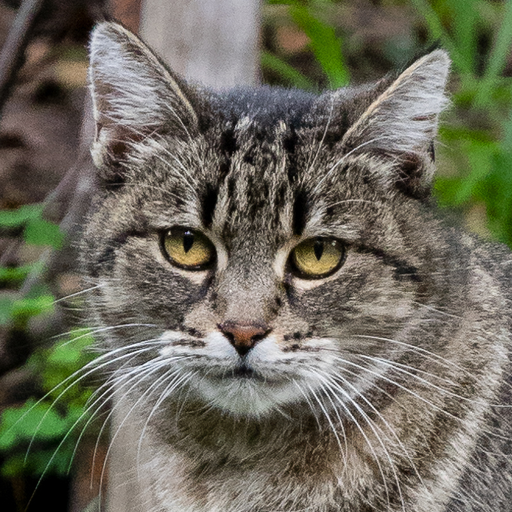
#> input picture src/cycle-diffusion/exp1_2_data/cat/flickr_cat_000368.png, 512 x 512 px; its folder holds only this picture in this run
$ python rotate_images.py
#> lines starting #> are read from the running program, lines starting #| are printed output that depends on the picture
import cv2
import matplotlib.pyplot as plt
import numpy as np
from skimage.io import imread
from PIL import Image
import os, os.path
from pathlib import Path


def load_data(path):
    imgs = []
    valid_images = [".jpg", ".gif", ".png", ".tga"]
    # for f in os.listdir(path):
    for f in path.iterdir():
        ext = f.suffix

        if ext not in valid_images:
            print(f"Skipping {f} because it is not a valid image")
            continue
        imgs.append(Image.open(os.path.join(path, f)))
        print(f"Loaded {f}")

    return imgs


def horizontal_flip(img):
    path, name = Path(img.filename).parents[0], Path(img.filename).stem
    new_name = f"{name}rotated0flipped.png"

    img2 = img.transpose(Image.FLIP_LEFT_RIGHT)
    img2.save(path / new_name)


def rotate_and_save(img, angle):
    path, name = Path(img.filename).parents[0], Path(img.filename).stem
    new_name = f"{name}rotated{str(angle)}.png"

    padded = np.pad(img, pad_width=((128, 128), (128, 128), (0, 0)), mode="symmetric")
    padded = Image.fromarray(padded)

    img2 = padded.rotate(angle)

    width, height = img2.size
    new_width, new_height = 512, 512

    left = (width - new_width) / 2
    top = (height - new_height) / 2
    right = (width + new_width) / 2
    bottom = (height + new_height) / 2

    img2 = img2.crop(
        (left, top, right, bottom)
    )  # standard resize because images are 512x512

    img2.save(path / new_name)


def save_image_perturbations(imgs, angles=[0, 1, 5, 10, 30, 45, 90]):
    """
    Best variant using padding, other variants see below.
    """

    for img in imgs:
        # horizontal flip, and saving
        horizontal_flip(img)

        # rotations
        for angle in angles:
            rotate_and_save(img, angle)


cwd = (
    os.getcwd()
)  # should be cycle-diffusion-group12/src/cycle-diffusion folder, otherwise change this
print(f"BASE_DIR: {cwd}, should be the cycle-diffusion-group12 folder")

BASE_DIR = Path(cwd)

cat_path = BASE_DIR / "exp1_2_data/cat"
dog_path = BASE_DIR / "exp1_2_data/dog"
wild_path = BASE_DIR / "exp1_2_data/wild"

cat_dataset = load_data(cat_path)
#> cat_dataset = 1 item
# dog_dataset = load_data(dog_path)
# wild_dataset = load_data(wild_path)

print(len(cat_dataset))
#| 1

# all_three = [cat_dataset, dog_dataset, wild_dataset]
angles = [0, 1, 5, 10, 30, 45, 90]  # 0 is the duplicate of the original

# ONLY RUN THIS ONCE
# for dataset in all_three:
#     save_image_perturbations(dataset, angles=angles)

save_image_perturbations(cat_dataset, angles=angles)
#> the loop in save_image_perturbations, `for img in imgs:` made 1 pass
#> pass 1, in horizontal_flip, `img2 = img.transpose(Image.FLIP_LEFT_RIGHT)`:
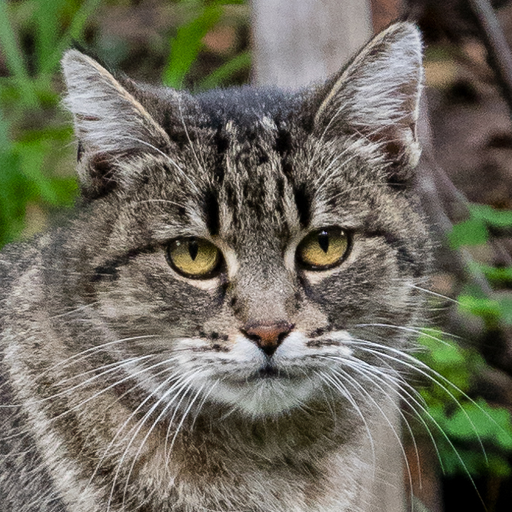
#> img2: PIL image 512x512 RGB; mean R, G, B 108.5, 106.2, 91.9
#> pass 1, in rotate_and_save, `padded = np.pad(img, pad_width=((128, 128), (128, 128), (0, 0)), mode=..`:
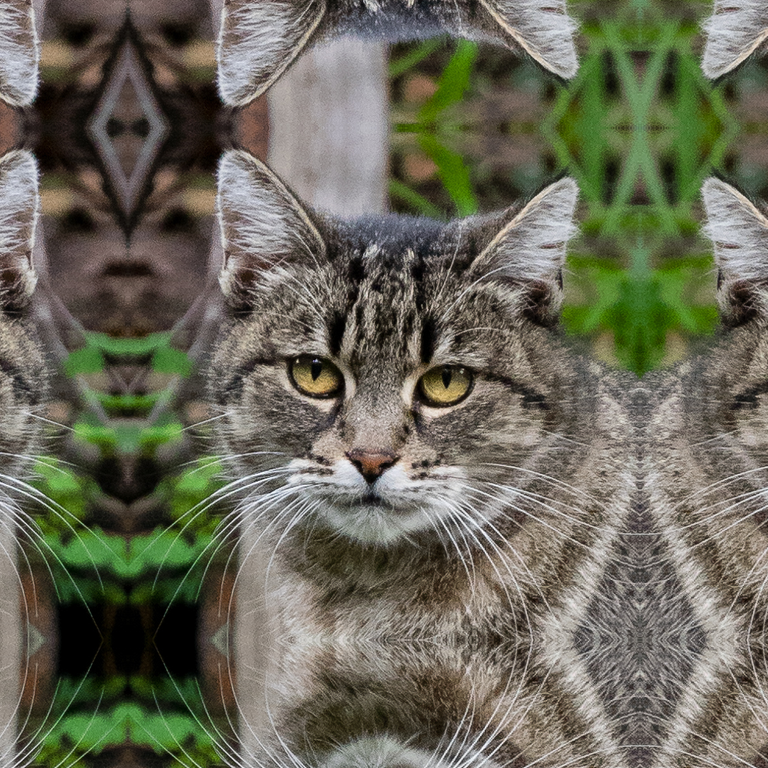
#> padded: shape (768, 768, 3); mean R, G, B 105.4, 104.5, 88.8
#> pass 1, in rotate_and_save (call 2), `img2 = padded.rotate(angle)`:
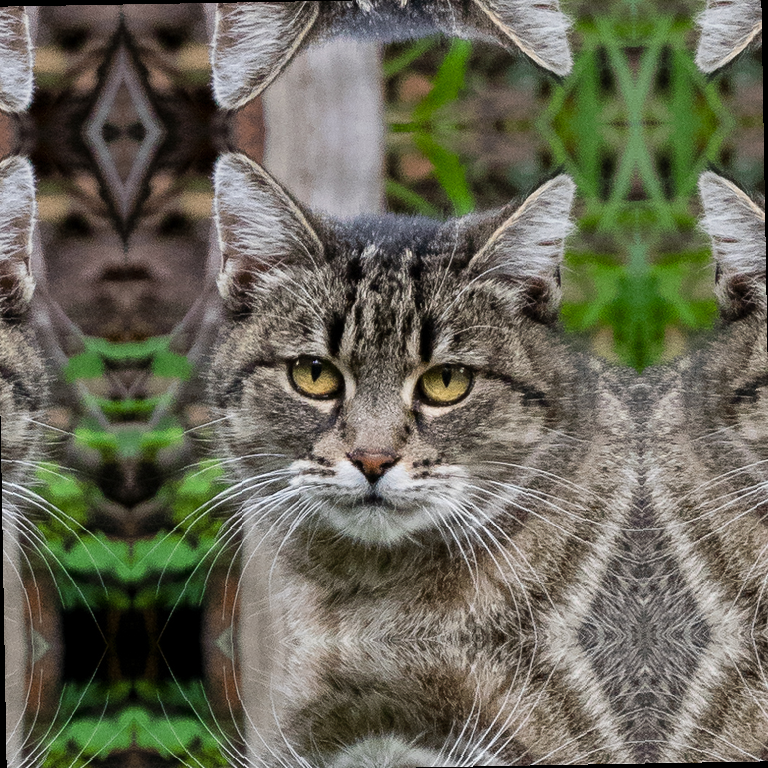
#> img2: PIL image 768x768 RGB; mean R, G, B 104.3, 103.5, 87.9
#> pass 1, in rotate_and_save (call 2), `img2 = img2.crop( (left, top, right, bottom) )`:
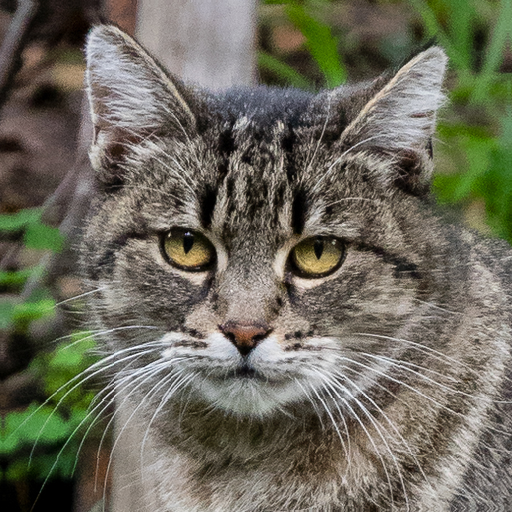
#> img2: PIL image 512x512 RGB; mean R, G, B 108.4, 106.2, 91.9

$ run again, on src/cycle-diffusion/exp1_2_data/cat/flickr_cat_000368rotated10.png
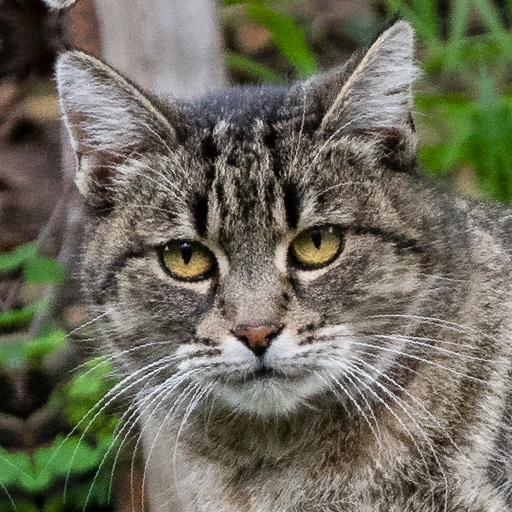
#> input picture src/cycle-diffusion/exp1_2_data/cat/flickr_cat_000368rotated10.png, 512 x 512 px
#> cat_dataset = 1 item
#| 1
#> the loop in save_image_perturbations, `for img in imgs:` made 1 pass
#> pass 1, in rotate_and_save, `padded = np.pad(img, pad_width=((128, 128), (128, 128), (0, 0)), mode=..`:
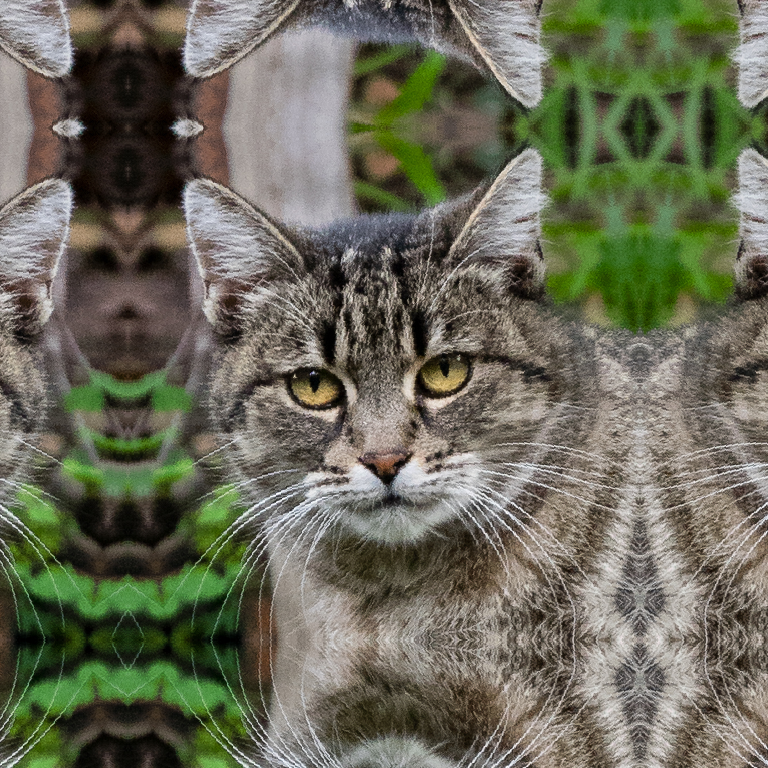
#> padded: shape (768, 768, 3); mean R, G, B 105.7, 106.2, 88.6
#> pass 1, in rotate_and_save (call 2), `img2 = img2.crop( (left, top, right, bottom) )`:
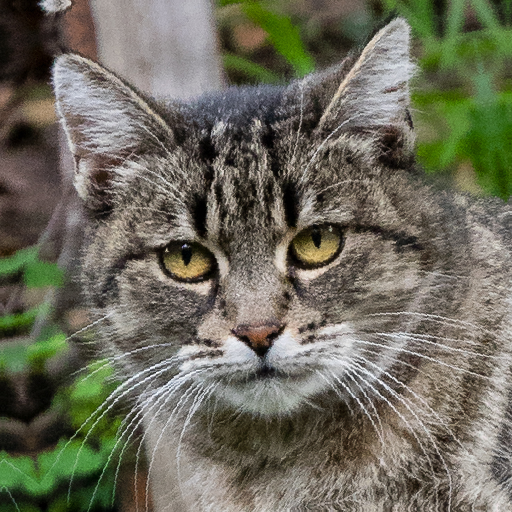
#> img2: PIL image 512x512 RGB; mean R, G, B 108.7, 107.2, 92.1

$ run again, on src/cycle-diffusion/exp1_2_data/cat/flickr_cat_000368rotated30.png
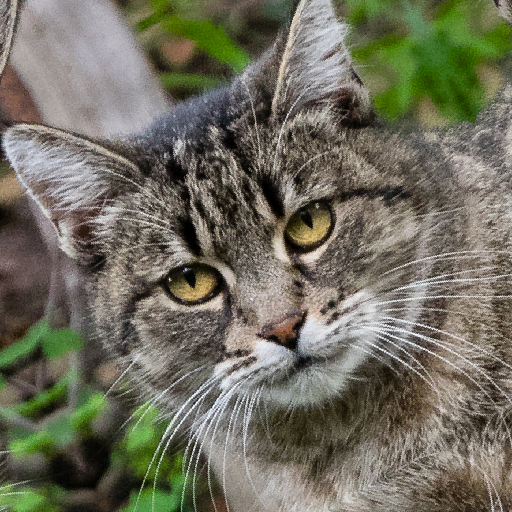
#> input picture src/cycle-diffusion/exp1_2_data/cat/flickr_cat_000368rotated30.png, 512 x 512 px
#> cat_dataset = 1 item
#| 1
#> the loop in save_image_perturbations, `for img in imgs:` made 1 pass
#> pass 1, in rotate_and_save, `padded = np.pad(img, pad_width=((128, 128), (128, 128), (0, 0)), mode=..`:
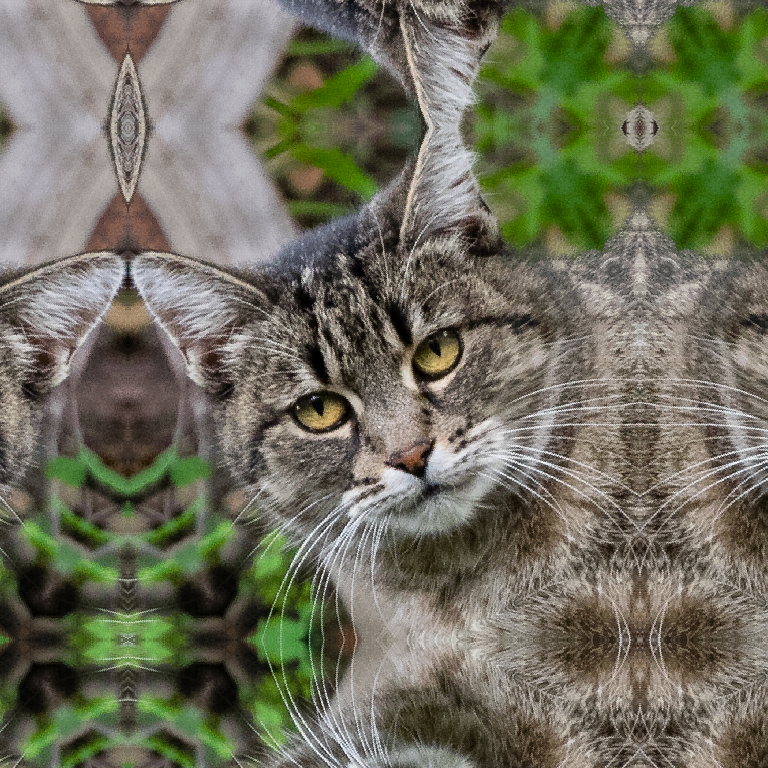
#> padded: shape (768, 768, 3); mean R, G, B 110.5, 110.7, 91.9
#> pass 1, in rotate_and_save (call 2), `img2 = img2.crop( (left, top, right, bottom) )`:
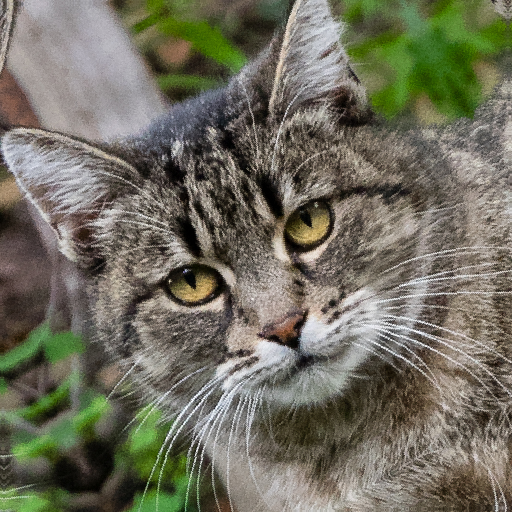
#> img2: PIL image 512x512 RGB; mean R, G, B 112, 110.1, 94.7

$ run again, on src/cycle-diffusion/exp1_2_data/cat/flickr_cat_000368rotated45.png
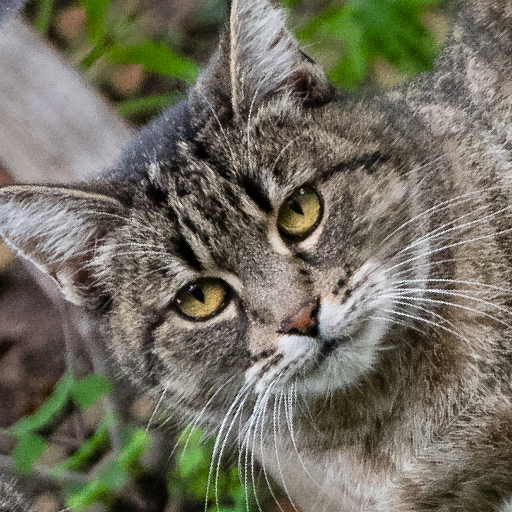
#> input picture src/cycle-diffusion/exp1_2_data/cat/flickr_cat_000368rotated45.png, 512 x 512 px
#> cat_dataset = 1 item
#| 1
#> the loop in save_image_perturbations, `for img in imgs:` made 1 pass
#> pass 1, in rotate_and_save, `padded = np.pad(img, pad_width=((128, 128), (128, 128), (0, 0)), mode=..`:
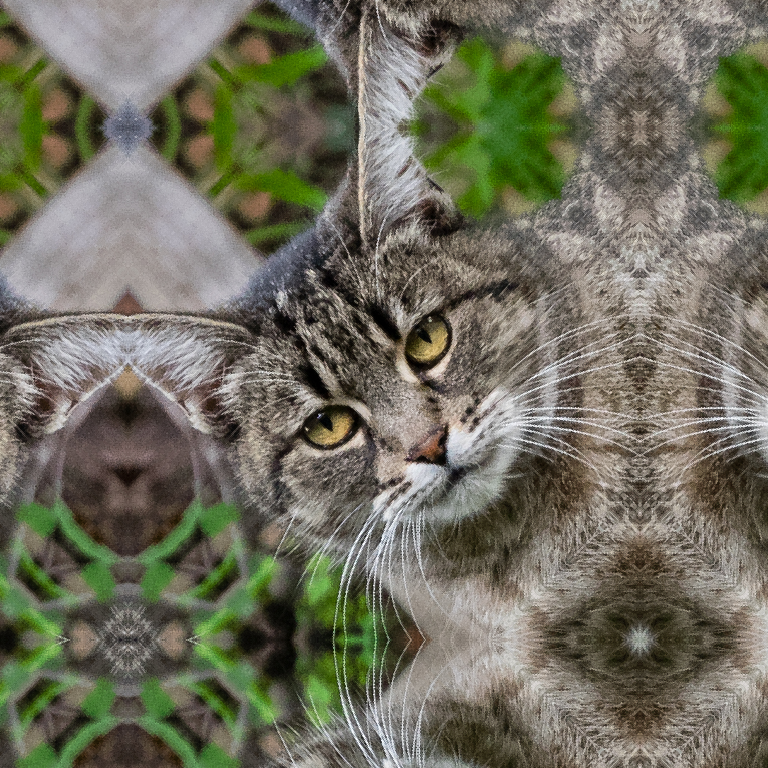
#> padded: shape (768, 768, 3); mean R, G, B 111.6, 110.5, 93.9
#> pass 1, in rotate_and_save (call 2), `img2 = img2.crop( (left, top, right, bottom) )`:
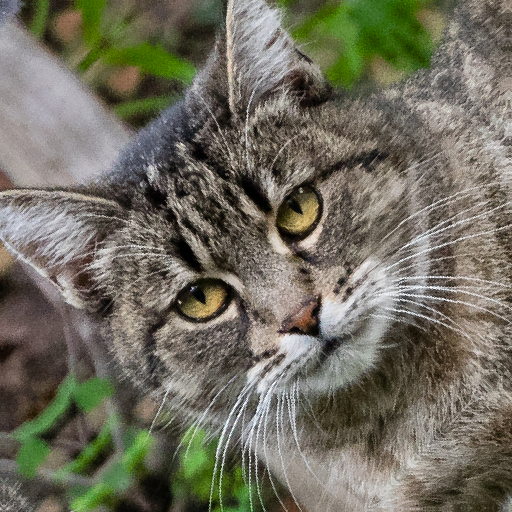
#> img2: PIL image 512x512 RGB; mean R, G, B 112.3, 109.7, 95.2
